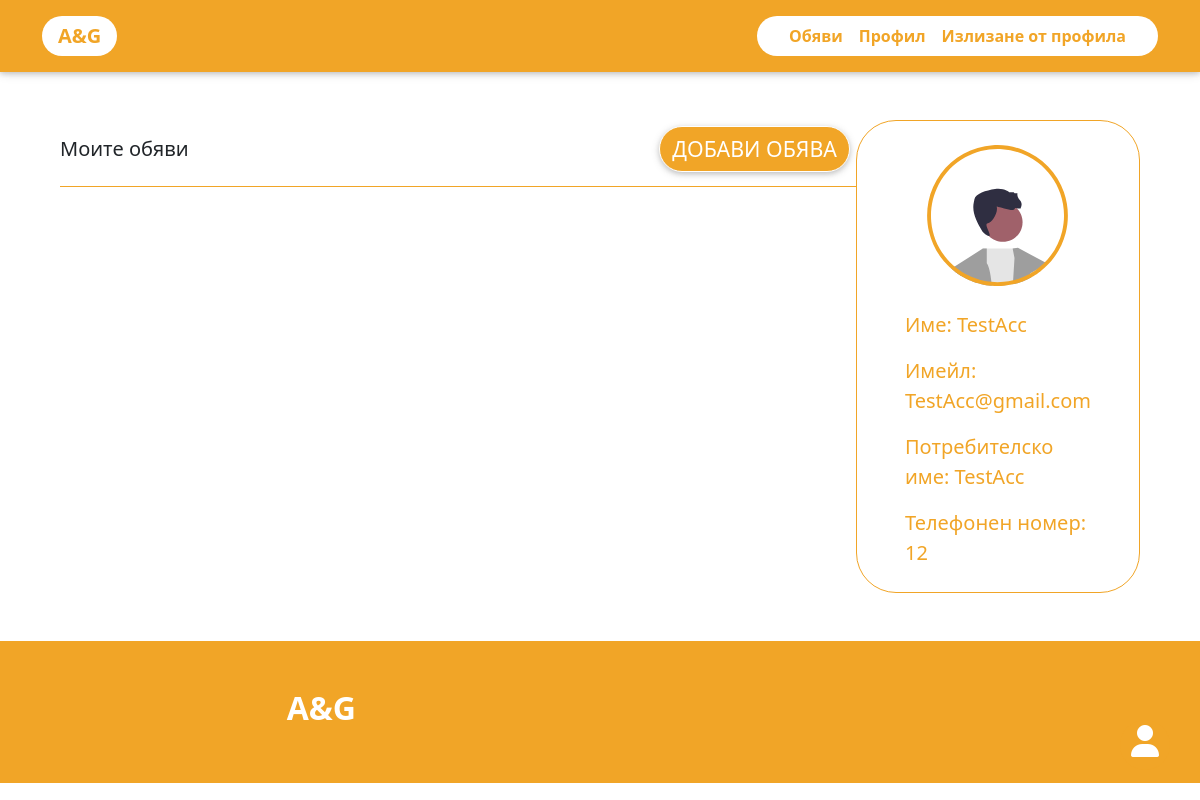
Page /profile.php (signed in) on the committed database.
### tables this page shows
CREATE TABLE `users` (
  `usersId` int(11) NOT NULL,
  `usersName` varchar(128) NOT NULL,
  `usersEmail` varchar(128) NOT NULL,
  `usersUid` varchar(128) NOT NULL,
  `phone` int(9) NOT NULL,
  `usersPwd` varchar(128) NOT NULL,
  `rate` double NOT NULL
);

### profile.php (the view, shortened to what this page needs)
<?php
    include_once 'header.php';
?>
<div class="p-5">
    <div class="container">
        <div class="d-lg-flex justify-content-between">
            <div class="myPosts w-lg-120">
                <div class="myPostsTitle d-flex justify-content-between pb-2">
                    <p class="lead my-auto">Моите обяви</p>
                    <a class="btn align-middle rounded-pill addPost" href="post/addPost.php">Добави обява</a>
                </div>
            </div>
            <div class="profileData w-lg-35 w-100 mt-5 mt-lg-0">
                <div class="text-center">
                    <img src="img/AccountIcon.svg" alt="" class="w-lg-50 w-25 mt-4">
                </div>
                <div class="my-4 mx-5 mx-3-lg">
                    <?php
                        $sql = "SELECT * FROM users WHERE usersId = ?";
                        $stmt = mysqli_stmt_init($conn);
                        if(!mysqli_stmt_prepare($stmt, $sql)) {
                            header("Location: ../profile.php?error=stmtFailed");
                            exit();
                        }
                        mysqli_stmt_bind_param($stmt, 'i', $_SESSION['userid']);
                        mysqli_stmt_execute($stmt);
                        $resultData = mysqli_stmt_get_result($stmt);
                        if($row = mysqli_fetch_assoc($resultData)) {
                            echo '<p class="lead">Име: '.$row["usersName"].'</p>
                            <p class="lead">Имейл: '.$row["usersEmail"].'</p>
                            <p class="lead">Потребителско име: '.$row["usersUid"].'</p>
                            <p class="lead">Телефонен номер: '.$row["phone"].'</p>';
                        }
                    ?>
                </div>
            </div>
        </div>
    </div>
</div>
<?php
    include_once 'footer.php';
?>

### style11.css (style rules this page uses)
body::before { display: block; content: ""; height: 72px;; }
@media (min-width: 992px) { .w-lg-50 { width: 50% !important; } }
@media (min-width: 992px) { .w-lg-120 { width: 120% !important; } }
@media (min-width: 992px) { .w-lg-35 { width: 35% !important; } }
.myPostsTitle { border-bottom: 1.5px solid #f1a527; }
.addPost, .viewMore { border: 1px solid white; background-color: #f1a527; color: white; font-size: 16pt; }
.profileData { border: 1px solid #f1a527; border-radius: 40px; background-color: white; color: #f1a527; }
.product-item-details, a { text-decoration: none; color: white; }

### rows in the picture
users: usersName "TestAcc", usersEmail "TestAcc@gmail.com", usersUid "TestAcc", phone "12"
